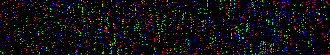
#> input picture programmation/Visual Vigenere (python)/original/imgcrypted.png, 330 x 55 px
$ python epVisualVigenere.py
#> lines starting #> are read from the running program, lines starting #| are printed output that depends on the picture; after the words box and inside, x2 and y2 are one past the last pixel; in counts of white or black regions, pixels touching at a corner belong together
#! /usr/bin/env python3
# coding: utf-8
import requests
from PIL import Image, ImageFilter
import config
import cv2

pngSignature = b'\x89\x50\x4E\x47'

# offline
f = open('original/imgcrypted.png', 'rb')
bin_data = f.read()
# online
# r = requests.get(URL:config.COOKIE})
# with open('results/file.png', "wb") as local_file:
#     local_file.write(r.content)
# split whole file by PNG signature
chunks = bin_data.split(pngSignature) # ['', file1, file2, file3]
if len(chunks) != 4:
    exit('wrong input file format')
del chunks[0] # remove first empty
# create the 3 files
for i,chunk in enumerate(chunks):
    with open("results/file"+str(i)+".png", "wb") as file:
        file.write(pngSignature)
        file.write(chunk)
master = Image.open("results/file0.png")
#> master is the input picture: PIL image 330x55 RGB; mean R, G, B 9.6, 10.3, 10
print('size(x,y)', master.size)
#| size(x,y) (330, 55)
xMax = master.size[0]
#> xMax = 330
yMax = master.size[1]
#> yMax = 55
vertical = Image.open("results/file1.png")
horizontal = Image.open("results/file2.png")
# create output file, with the size of the master
output = Image.new('RGB', master.size)
#> output: PIL image 330x55 RGB; every value is 0
output.save("results/output.png") # create black PNG file
pixels = output.load() # create the pixel map
# for each pixel(x,y) in master
for y in range(yMax):
    for x in range(xMax):
        r, g, b = master.getpixel((x,y))
        if r+g+b == 0:
            continue
        if r>0:
            # print('pixel found (x='+str(x)+',y='+str(y)+')', r, g, b)
            # horizontal offset first
            deltaY = horizontal.getpixel((x,0))[0]
            yNew = (y-deltaY)%yMax
            # then vertical offset
            deltaX = vertical.getpixel((0,yNew))[0]
            xNew = (x-deltaX)%xMax
            # write it
            # pixels[xNew,yNew] = (r, 0, 0)
            pixels[xNew,yNew] = (255, 255, 255)
    # break

output.save("results/output.png") # save pixels modification
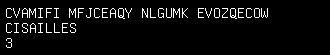
#> saved as output.png: PIL image 330x55 RGB; 4.8% white in thin lines or dots, all inside (x1, y1, x2, y2) = (6, 8, 268, 48)

output2 = output.resize((xMax*5, yMax*5))
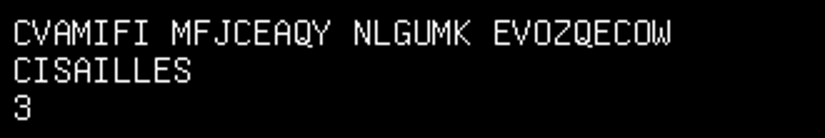
#> output2: PIL image 1650x275 RGB (shown at 1/2 size); min 0, max 255, mean 13
output2.save("results/output_5.png")

image = cv2.imread("results/output_5.png", 0)
#> image: shape (275, 1650); min 0, max 255, mean 13
image = cv2.medianBlur(image, 5)
# image = cv2.GaussianBlur(image,(5,5),0)
# image = cv2.cvtColor(image, cv2.COLOR_BGR2GRAY)
image = cv2.threshold(image, 10, 255, cv2.THRESH_BINARY)[1]
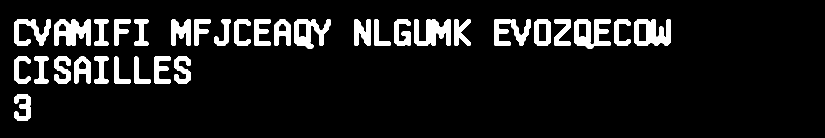
#> image: shape (275, 1650) (shown at 1/2 size); 9.3% white; 33 white regions, largest, box (x1, y1, x2, y2) and area: (108, 38, 182, 92) 2615, (1268, 38, 1342, 92) 2599, (828, 38, 902, 92) 2518
# a,b = cv2.threshold(image,127,255,cv2.THRESH_TOZERO)
# image = cv2.bilateralFilter(image,9,75,75)
cv2.imwrite("results/output_blur.png", image)
# [4 lines of commented-out code are left out]
